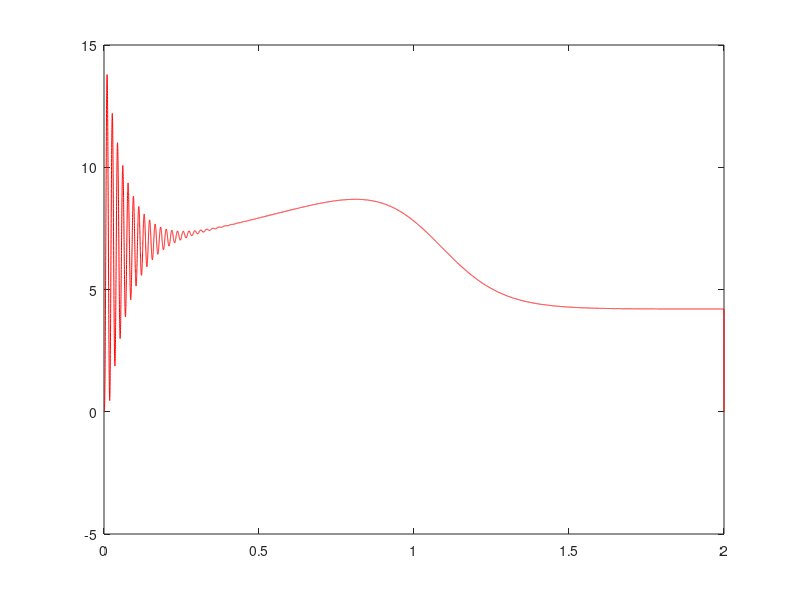
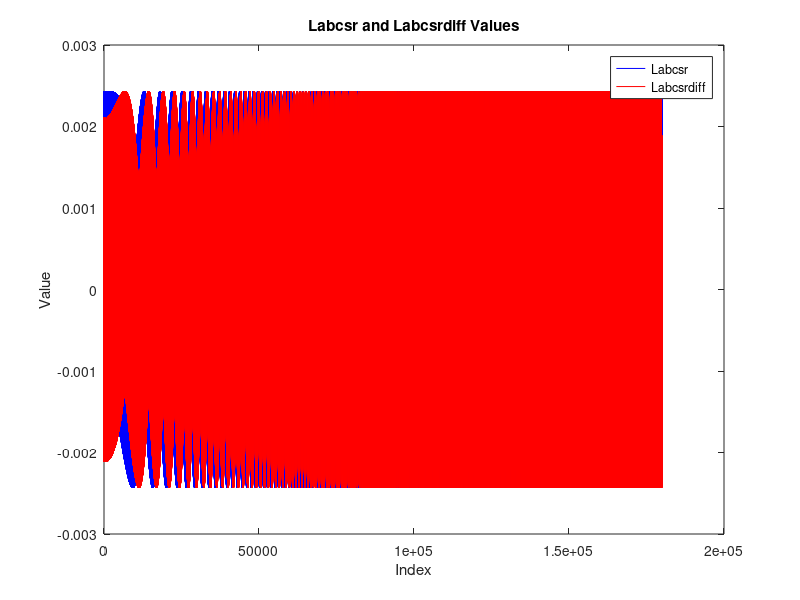

Recreate these plots in MATLAB, in order.
clc;
clear all;



%As a general rule, your dt should be small enough that the variables you're simulating do not change drastically within each time step.
% 0.0001


dt = 0.0001; % time step
tend = 2; % end time
t= 0:dt:tend;
[n, size_t] = size(t);
% 1. Specify input variables: Va(t), Vb(t), Vc(t), and TL(t)
f=60;
TL = 4.2; % replace with the actual function
% 2. Specify initial conditions: θ0, ω0, t0=0, [ψs]0, [ψr]0
phis  = zeros(3,1,size_t); % initial psi_s
phir = zeros(3,1,size_t); % initial psi_r
Labcsr =  zeros(3,3,size_t);
Labcrs =  zeros(3,3,size_t);
Ir = zeros(3,1, size_t);
Is = zeros(3,1, size_t);
Te = zeros(1,size_t);
Va = zeros(1,size_t);
Vb = zeros(1,size_t);
Vc = zeros(1,size_t);
Vs = zeros(3,1,size_t);
Labcsr_values = [];
Labcsrdiff_values = [];
%5. Specify constants
% Xls = 0.754;
% Xm =26.13;
% Xlr =0.754;
% Lls = Xls/(2*pi*f);
% Llr = Xlr/(2*pi*f);
% Lms = Xm/(2*pi*f);
% Lmr = Lms;
Rs = 0.1535;
Rr = 0.08175;
Lls = 0.211e-3;
Llr = 0.211e-3;

Lm = 3.6514e-3;
Lms =(2/3)*Lm;
P = 4;
B=0;
% J=0.0889;
J = 0.0241756;
Vm = 29.39;
N = 1;
R1 = [Rs 0 0; 0 Rs 0; 0 0 Rs];
R2 = [Rr 0 0; 0 Rr 0; 0 0 Rr];
Labcs = [Lls+Lms,                  -0.5*Lms,                  -0.5*Lms;
       -0.5*Lms,                    Lls+Lms,                  -0.5*Lms;
       -0.5*Lms,                  -0.5*Lms,                   Lls+Lms ];

Labcr = [Llr+Lms,                  -0.5*Lms,                  -0.5*Lms;
    -0.5*Lms,                    Llr+Lms,                  -0.5*Lms;
    -0.5*Lms,                  -0.5*Lms,                   Llr+Lms ];


% 3. Specify simulation time step and end: Δt, tend
theta = zeros(1,size_t);
omega = zeros(1,size_t);


for i = 1: size_t
    if i > 1
        Labcsr= [Lms*cos(theta(i-1)),           Lms*cos(theta(i-1)+(2*pi/3)),    Lms*cos(theta(i-1)-(2*pi/3));
            Lms*cos(theta(i-1)-2*pi/3),     Lms*cos(theta(i-1)),            Lms*cos(theta(i-1)+(2*pi/3));
            Lms*cos(theta(i-1)+(2*pi/3)),   Lms*cos(theta(i-1)-(2*pi/3)),    Lms*cos(theta(i-1))];
        Labcrs = (Labcsr)';
        % 13. Differentiation
        Labcsrdiff = [-Lms*sin(theta(i-1)),             -Lms*sin(theta(i-1)+(2*pi/3)),    -Lms*sin(theta(i-1)-(2*pi/3));
            -Lms*sin(theta(i-1)-2*pi/3),     -Lms*sin(theta(i-1)),             -Lms*sin(theta(i-1)+(2*pi/3));
            -Lms*sin(theta(i-1)+(2*pi/3)),   -Lms*sin(theta(i-1)-(2*pi/3)),    -Lms*sin(theta(i-1))];
        Labcrsdiff =  (Labcsrdiff)';
        % 6. Calculate current vectors [Is]i-1 and [Ir]i-1 using (23) and (24)
         Ir(:, : , i-1)= ((inv(Labcr-((Labcsr)'*inv(Labcs)*Labcsr)))*(N*phir(:,:,i-1) - ((Labcsr)'*inv(Labcs)*phis(:,:,i-1))));
         % Ir(:, : , i-1) = inv(Labcrs*Labcsr-Labcr)*(((Labcrs*inv(Labcs)*phis(:,:,i-1))-phir(:,:,i-1));
         Is(:, :, i-1) = (inv(Labcs)*phis(:,:,i-1))-(inv(Labcs)*Labcsr*Ir(:,:,i-1));
        
        % 7. Calculate induced torque Te,i-1
      Te(i-1) = P/2*( (((0.5*(Is(:,:,i-1))'* Labcsrdiff*(Ir(:,:,i-1)))+(0.5*(Ir(:,:,i-1))'* Labcrsdiff*(Is(:,:,i-1))))));
        % Te(i-1) = (P/2)*((Is(:,:,i-1))'* Labcsrdiff*(Ir(:,:,i-1)));
        % %12. Calculate Voltges
        Va(i) = Vm*sin(2*pi*f*t(i)); % replace with the actual function
        Vb(i) = Vm*sin(2*pi*f*t(i)-(120*pi/180)); % replace with the actual function
        Vc(i) = Vm*sin(2*pi*f*t(i)+(120*pi/180));
        Vs(:, :, i) = [Va(i);Vb(i);Vc(i)];
        % 8. Calculate flux linkage vectors [ψs]i and [ψr]i using (21) and (22)
        phis(:,:,i) = ((Vs(:, :, i-1)-(R1*Is(:,:,i-1))))*dt + phis(:,:,i-1);
        phir(:,:,i)= (-(R2*Ir(:,:,i-1))*dt*(1/N)) + phir(:,:,i-1);
        
        % 9. Calculate rotor angular speed ωi and position θi using (25) and 26
        omega(i) = ((((((1/(J))*(Te(i-1)- TL)))*dt*(P/2))) + omega(i-1));
        % omega(i) = (1/J*(Te(i-1)-TL-((B/J)*(omega(i)))))*dt + omega(i-1);
        theta(i) = ((omega(i)*dt)+ theta(i-1));
        
        % 10. ti=ti-1+Δt
        % t(i) = t(i-1) + dt;
        % Flattening and storing the values
        Labcsr_values = [Labcsr_values; Labcsr(:)];
        Labcsrdiff_values = [Labcsrdiff_values; Labcsrdiff(:)];
    end
end

% Extract the data for each phase
I = Is;
Ir_A = squeeze(I(1,1,:));
Ir_B = squeeze(I(2,1,:));
Ir_C = squeeze(I(3,1,:));

% Create a time vector to represent the time steps at which each current reading was taken
time_vector = dt:dt:size_t*dt;

%Create the plot
figure;
plot(time_vector, Ir_A, 'r'); % Plot Phase A in red
hold on;
plot(time_vector, Ir_B, 'g'); % Plot Phase B in green
plot(time_vector, Ir_C, 'b'); % Plot Phase C in blue
hold off; 
% Label the plot
title('Current Over Time for Each Phase');
xlabel('Time (s)');
ylabel('Current (A)');
legend('Phase A', 'Phase B', 'Phase C');
grid on;
% ylim([-50,50])

% omega_2 = (((omega)*(2/P))*60)/(2*pi);
  plot(t,Te,'red')
% grid on
% plot(omega_2,Te,'red')
%   plot(t,omega_2)
%  grid on;
% plot(t,theta)
% Plotting
figure;
plot(Labcsr_values, 'b-'); % Plot Labcsr in blue
hold on;
plot(Labcsrdiff_values, 'r-'); % Plot Labcsrdiff in red
hold off;
title('Labcsr and Labcsrdiff Values');
xlabel('Index');
ylabel('Value');
legend('Labcsr', 'Labcsrdiff');